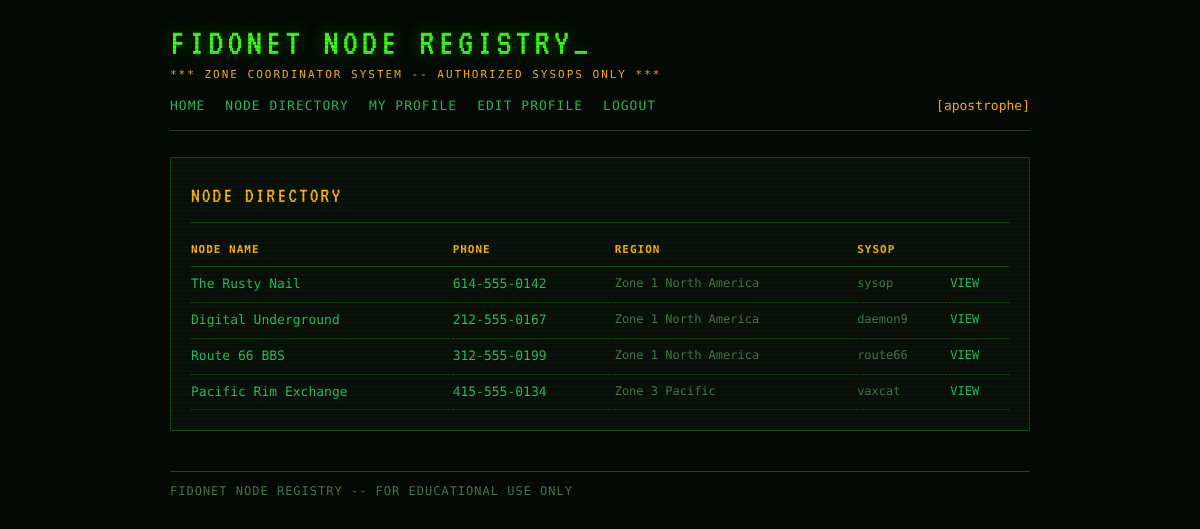
Screenshot of /directory (signed in) with the database file from the repository.
### tables this page shows
CREATE TABLE nodes (
            id INTEGER PRIMARY KEY AUTOINCREMENT,
            name TEXT NOT NULL,
            phone TEXT,
            region TEXT,
            description TEXT,
            owner_id INTEGER NOT NULL
        );

CREATE TABLE users (
            id INTEGER PRIMARY KEY AUTOINCREMENT,
            username TEXT UNIQUE NOT NULL,
            password_hash TEXT NOT NULL,
            role TEXT NOT NULL DEFAULT 'user',
            region TEXT,
            joined INTEGER
        );

### app.py (the view)
@app.route('/directory')
def directory():
    current = get_current_user(request)
    if not current:
        flash('Please log in to view the directory.', 'error')
        return redirect(url_for('login'))
    all_nodes = node_repo.get_all()
    return render_template('directory.html', nodes=all_nodes, current_user=current)

### app.py (called while the page is built)
def get_current_user(req):
    token = req.cookies.get('bbs_token')
    if not token:
        return None
    return sessions.get(token)

    def fetchall(self, query, params=()):
        cursor = self._conn.cursor()
        cursor.execute(query, params)
        return cursor.fetchall()

    def get_all(self):
        return self._db.fetchall("""
            SELECT n.*, u.username AS owner_username
            FROM nodes n JOIN users u ON n.owner_id = u.id
            ORDER BY n.id
        """)

### templates/directory.html
{% extends "base.html" %}
{% block content %}
<div class="panel">
  <div class="panel-title">NODE DIRECTORY</div>
  {% if nodes %}
    <table class="data-table">
      <thead>
        <tr>
          <th>NODE NAME</th>
          <th>PHONE</th>
          <th>REGION</th>
          <th>SYSOP</th>
          <th></th>
        </tr>
      </thead>
      <tbody>
        {% for node in nodes %}
        <tr>
          <td class="name"><a href="{{ url_for('node_view', node_id=node.id) }}">{{ node.name }}</a></td>
          <td class="phone">{{ node.phone }}</td>
          <td class="meta">{{ node.region }}</td>
          <td class="meta">{{ node.owner_username }}</td>
          <td class="meta">
            {% if current_user %}
              <a href="{{ url_for('node_view', node_id=node.id) }}">VIEW</a>
            {% endif %}
          </td>
        </tr>
        {% endfor %}
      </tbody>
    </table>
  {% else %}
    <p style="color:var(--grey);">NO NODES REGISTERED.</p>
  {% endif %}
</div>
{% endblock %}

### static/css/style.css (style rules this page uses)
:root { --bg: #050a05; --bg-panel: #0a120a; --green: #39ff14; --green-dim: #1a7a0a; --green-mid: #22c55e; --amber: #ffb800; --red: #ff3c3c; --grey: #4a7a4a; --text: #c8f5c8; --border: #1a4a1a; --font-mono: 'Share Tech Mono', monospace; --font-vt: 'VT323', monospace; }
* { box-sizing: border-box; margin: 0; padding: 0; }
body { background: var(--bg); color: var(--text); font-family: var(--font-mono); font-size: 14px; line-height: 1.6; min-height: 100vh; }
body::before { content: ''; position: fixed; inset: 0; background: repeating-linear-gradient( 0deg, transparent, transparent 2px, rgba(0,0,0,0.12) 2px, rgba(0,0,0,0.12) 4px ); pointer-events: none; z-index: 9999; }
.panel { background: var(--bg-panel); border: 1px solid var(--border); padding: 20px; margin-bottom: 20px; }
.panel-title { font-family: var(--font-vt); font-size: 22px; color: var(--amber); letter-spacing: 2px; margin-bottom: 14px; border-bottom: 1px solid var(--border); padding-bottom: 8px; }
.data-table { width: 100%; border-collapse: collapse; font-size: 13px; }
.data-table th { text-align: left; color: var(--amber); font-size: 11px; letter-spacing: 1px; padding: 4px 8px 8px 0; border-bottom: 1px solid var(--border); }
.data-table td { padding: 7px 8px 7px 0; border-bottom: 1px dotted var(--border); vertical-align: top; }
.data-table td.name { color: var(--green); }
.data-table td.phone { color: var(--green-mid); }
.data-table td.meta { color: var(--grey); font-size: 12px; }
a { color: var(--green-mid); text-decoration: none; }

### rows the page displays
nodes: name "The Rusty Nail", phone "614-555-0142", region "Zone 1 North America", owner_username "sysop"
nodes: name "Digital Underground", phone "212-555-0167", region "Zone 1 North America", owner_username "daemon9"
nodes: name "Route 66 BBS", phone "312-555-0199", region "Zone 1 North America", owner_username "route66"
nodes: name "Pacific Rim Exchange", phone "415-555-0134", region "Zone 3 Pacific", owner_username "vaxcat"

### other values shown
{{ current_user.username }} "apostrophe"
